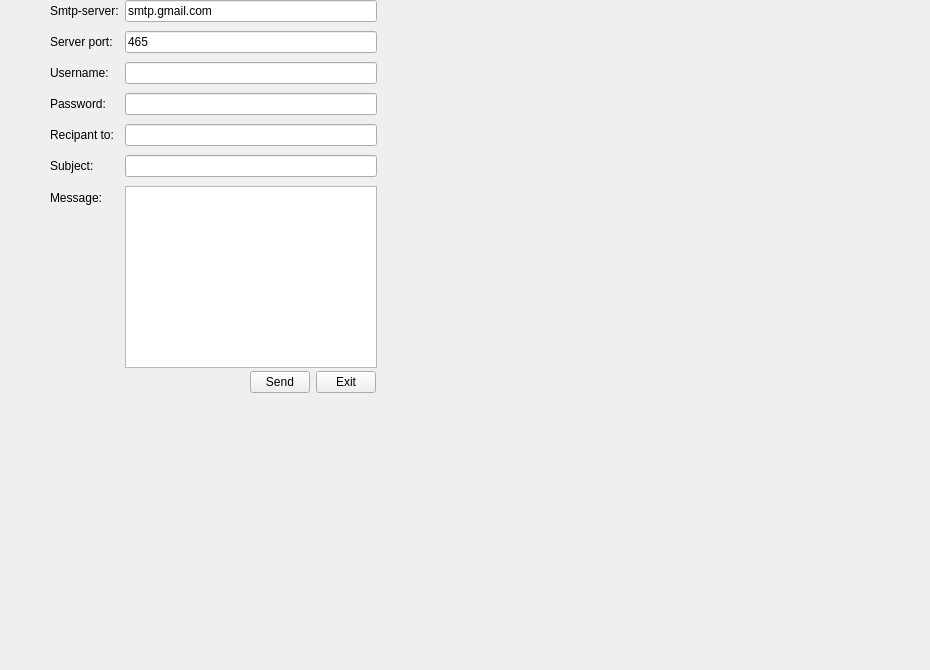
      <widget class="QWidget" name="tab_19">
       <attribute name="title">
        <string>envoyer des  mails</string>
       </attribute>
       <widget class="QWidget" name="layoutWidget">
        <property name="geometry">
         <rect>
          <x>250</x>
          <y>370</y>
          <width>126</width>
          <height>24</height>
         </rect>
        </property>
        <layout class="QHBoxLayout" name="horizontalLayout">
         <item>
          <spacer name="horizontalSpacer">
           <property name="orientation">
            <enum>Qt::Horizontal</enum>
           </property>
           <property name="sizeHint" stdset="0">
            <size>
             <width>40</width>
             <height>20</height>
            </size>
           </property>
          </spacer>
         </item>
         <item>
          <widget class="QPushButton" name="sendBtn">
           <property name="text">
            <string>Send</string>
           </property>
          </widget>
         </item>
         <item>
          <widget class="QPushButton" name="exitBtn">
           <property name="text">
            <string>Exit</string>
           </property>
          </widget>
         </item>
        </layout>
       </widget>
       <widget class="QWidget" name="layoutWidget_2">
        <property name="geometry">
         <rect>
          <x>50</x>
          <y>0</y>
          <width>327</width>
          <height>368</height>
         </rect>
        </property>
        <layout class="QFormLayout" name="formLayout">
         <property name="fieldGrowthPolicy">
          <enum>QFormLayout::ExpandingFieldsGrow</enum>
         </property>
         <property name="rowWrapPolicy">
          <enum>QFormLayout::WrapLongRows</enum>
         </property>
         <property name="verticalSpacing">
          <number>9</number>
         </property>
         <item row="0" column="0">
          <widget class="QLabel" name="label_42">
           <property name="text">
            <string>Smtp-server:</string>
           </property>
          </widget>
         </item>
         <item row="0" column="1">
          <widget class="QLineEdit" name="server">
           <property name="text">
            <string>smtp.gmail.com</string>
           </property>
          </widget>
         </item>
         <item row="1" column="0">
          <widget class="QLabel" name="label_43">
           <property name="text">
            <string>Server port:</string>
           </property>
          </widget>
         </item>
         <item row="1" column="1">
          <widget class="QLineEdit" name="port">
           <property name="text">
            <string>465</string>
           </property>
          </widget>
         </item>
         <item row="2" column="0">
          <widget class="QLabel" name="label_44">
           <property name="text">
            <string>Username:</string>
           </property>
          </widget>
         </item>
         <item row="2" column="1">
          <widget class="QLineEdit" name="uname"/>
         </item>
         <item row="3" column="0">
          <widget class="QLabel" name="label_45">
           <property name="text">
            <string>Password:</string>
           </property>
          </widget>
         </item>
         <item row="3" column="1">
          <widget class="QLineEdit" name="paswd">
           <property name="inputMask">
            <string/>
           </property>
           <property name="echoMode">
            <enum>QLineEdit::Password</enum>
           </property>
          </widget>
         </item>
         <item row="4" column="0">
          <widget class="QLabel" name="label_46">
           <property name="text">
            <string>Recipant to:</string>
           </property>
          </widget>
         </item>
         <item row="4" column="1">
          <widget class="QLineEdit" name="rcpt"/>
         </item>
         <item row="5" column="0">
          <widget class="QLabel" name="label_47">
           <property name="text">
            <string>Subject:</string>
           </property>
          </widget>
         </item>
         <item row="5" column="1">
          <widget class="QLineEdit" name="subject"/>
         </item>
         <item row="6" column="0">
          <widget class="QLabel" name="label_48">
           <property name="text">
            <string>Message:</string>
           </property>
          </widget>
         </item>
         <item row="6" column="1">
          <widget class="QPlainTextEdit" name="msg"/>
         </item>
        </layout>
       </widget>
       <widget class="QLabel" name="label_24">
        <property name="geometry">
         <rect>
          <x>-170</x>
          <y>-120</y>
          <width>921</width>
          <height>661</height>
         </rect>
        </property>
        <property name="text">
         <string>TextLabel</string>
        </property>
       </widget>
       <zorder>label_24</zorder>
       <zorder>layoutWidget</zorder>
       <zorder>layoutWidget_2</zorder>
      </widget>
